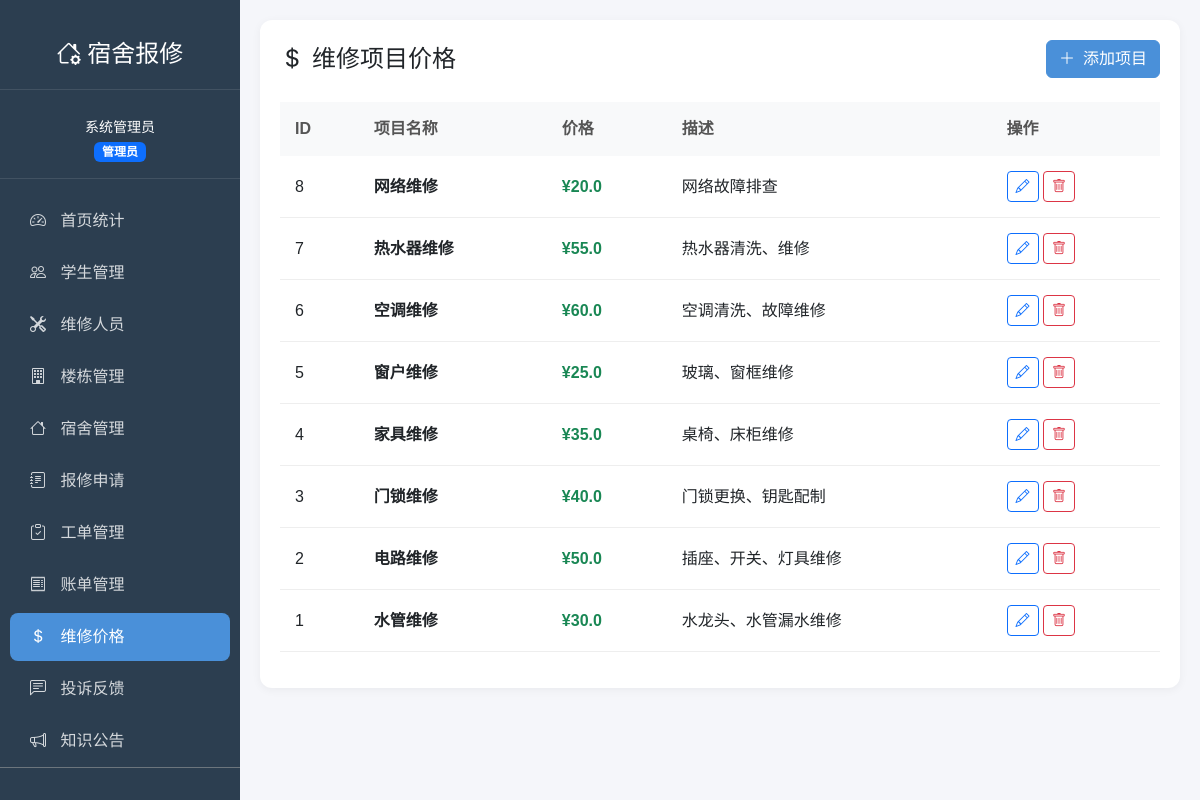
The app's page /admin/repair-items (signed in) with its own data.
### models.py (models this page shows, shortened)
class User(UserMixin, db.Model):
    __tablename__ = 'users'
    id = db.Column(db.Integer, primary_key=True)
    username = db.Column(db.String(50), unique=True, nullable=False)
    password_hash = db.Column(db.String(255), nullable=False)
    name = db.Column(db.String(50), nullable=False)
    role = db.Column(db.String(20), nullable=False)  # admin/worker/student
    phone = db.Column(db.String(20))
    email = db.Column(db.String(100))
    created_at = db.Column(db.DateTime, default=datetime.now)
    student_dormitory = db.relationship('StudentDormitory', backref='student', lazy=True)
    worker_info = db.relationship('Worker', backref='user', uselist=False, lazy=True)

class RepairItem(db.Model):
    __tablename__ = 'repair_items'
    id = db.Column(db.Integer, primary_key=True)
    name = db.Column(db.String(100), nullable=False)
    price = db.Column(db.Float, nullable=False)
    description = db.Column(db.Text)
    repair_requests = db.relationship('RepairRequest', backref='repair_item', lazy=True)

### routes/admin.py (the view)
@admin_bp.route('/repair-items')
def repair_items():
    items = RepairItem.query.order_by(RepairItem.id.desc()).all()
    return render_template('admin/repair_items.html', items=items)

### routes/admin.py (called while the page is built)
@admin_bp.before_request
def check_admin():
    if not current_user.is_authenticated or current_user.role != 'admin':
        if request.endpoint and 'auth' not in request.endpoint:
            flash('您没有权限访问该页面', 'danger')
            return redirect(url_for('auth.login'))

### templates/admin/repair_items.html (shortened to what this page needs)
{% extends "base.html" %}
{% block content %}
<div class="content-card">
    <div class="d-flex justify-content-between align-items-center mb-4">
        <h4 class="mb-0"><i class="bi bi-currency-dollar me-2"></i>维修项目价格</h4>
        <a href="{{ url_for('admin.repair_items_add') }}" class="btn btn-primary">
            <i class="bi bi-plus-lg me-2"></i>添加项目
        </a>
    </div>
    <div class="table-responsive">
        <table class="table table-modern">
            <thead>
                <tr>
                    <th>ID</th>
                    <th>项目名称</th>
                    <th>价格</th>
                    <th>描述</th>
                    <th>操作</th>
                </tr>
            </thead>
            <tbody>
                {% for item in items %}
                <tr>
                    <td>{{ item.id }}</td>
                    <td><strong>{{ item.name }}</strong></td>
                    <td><span class="text-success fw-bold">¥{{ item.price }}</span></td>
                    <td>{{ item.description or '-' }}</td>
                    <td>
                        <a href="{{ url_for('admin.repair_items_edit', id=item.id) }}" class="btn btn-sm btn-outline-primary"><i class="bi bi-pencil"></i></a>
                        <form method="POST" action="{{ url_for('admin.repair_items_delete', id=item.id) }}" style="display:inline;">
                            <button type="submit" class="btn btn-sm btn-outline-danger" onclick="return confirm('确定要删除吗？')"><i class="bi bi-trash"></i></button>
                        </form>
                    </td>
                </tr>
                {% else %}
                <tr><td colspan="5" class="text-center text-muted py-5">暂无维修项目</td></tr>
                {% endfor %}
            </tbody>
        </table>
    </div>
</div>
{% endblock %}

### templates/base.html (shortened to what this page needs)
<!DOCTYPE html>
<html lang="zh-CN">
<head>
    <link href="https://cdn.jsdelivr.net/npm/bootstrap@5.3.0/dist/css/bootstrap.min.css" rel="stylesheet">
    <link href="https://cdn.jsdelivr.net/npm/bootstrap-icons@1.10.0/font/bootstrap-icons.css" rel="stylesheet">
</head>
<body>
    {% if current_user.is_authenticated %}
    <div class="sidebar">
        <div class="logo">
            <h4><i class="bi bi-house-gear"></i> 宿舍报修</h4>
        </div>
        <div class="user-info">
            <small>{{ current_user.name }}</small><br>
            <span class="badge bg-{{ 'primary' if current_user.role == 'admin' else ('success' if current_user.role == 'worker' else 'info') }}">
                {{ '管理员' if current_user.role == 'admin' else ('维修工' if current_user.role == 'worker' else '学生') }}
            </span>
        </div>
        {% if current_user.role == 'admin' %}
        <nav class="nav flex-column mt-3">
            <a class="nav-link {% if request.endpoint == 'admin.index' %}active{% endif %}" href="{{ url_for('admin.index') }}">
                <i class="bi bi-speedometer2"></i> 首页统计
            </a>
            <a class="nav-link {% if 'students' in request.endpoint %}active{% endif %}" href="{{ url_for('admin.students') }}">
                <i class="bi bi-people"></i> 学生管理
            </a>
            <a class="nav-link {% if 'workers' in request.endpoint %}active{% endif %}" href="{{ url_for('admin.workers') }}">
                <i class="bi bi-tools"></i> 维修人员
            </a>
            <a class="nav-link {% if request.endpoint == 'admin.buildings' %}active{% endif %}" href="{{ url_for('admin.buildings') }}">
                <i class="bi bi-building"></i> 楼栋管理
            </a>
            <a class="nav-link {% if request.endpoint == 'admin.dormitories' %}active{% endif %}" href="{{ url_for('admin.dormitories') }}">
                <i class="bi bi-house"></i> 宿舍管理
            </a>
            <a class="nav-link {% if request.endpoint == 'admin.repair_requests' %}active{% endif %}" href="{{ url_for('admin.repair_requests') }}">
                <i class="bi bi-journal-text"></i> 报修申请
            </a>
            <a class="nav-link {% if request.endpoint == 'admin.work_orders' %}active{% endif %}" href="{{ url_for('admin.work_orders') }}">
                <i class="bi bi-clipboard-check"></i> 工单管理
            </a>
            <a class="nav-link {% if request.endpoint == 'admin.bills' %}active{% endif %}" href="{{ url_for('admin.bills') }}">
                <i class="bi bi-receipt"></i> 账单管理
            </a>
            <a class="nav-link {% if request.endpoint == 'admin.repair_items' %}active{% endif %}" href="{{ url_for('admin.repair_items') }}">
                <i class="bi bi-currency-dollar"></i> 维修价格
            </a>
            <a class="nav-link {% if request.endpoint == 'admin.complaints' %}active{% endif %}" href="{{ url_for('admin.complaints') }}">
                <i class="bi bi-chat-left-text"></i> 投诉反馈
            </a>
            <a class="nav-link {% if request.endpoint == 'admin.announcements' %}active{% endif %}" href="{{ url_for('admin.announcements') }}">
                <i class="bi bi-megaphone"></i> 知识公告
            </a>
        </nav>
        {% endif %}
        <div class="mt-auto p-3 border-top border-secondary">
            <a class="nav-link {% if request.endpoint == 'auth.profile' %}active{% endif %}" href="{{ url_for('auth.profile') }}">
            </a>
        </div>
    </div>
    {% endif %}
    <main class="main-content">
        {% block content %}{% endblock %}
    </main>
</body>
</html>

### templates/base.html (style rules this page uses)
:root { --primary-color: #4a90d9; --sidebar-bg: #2c3e50; --sidebar-hover: #34495e; }
body { font-family: 'PingFang SC', 'Microsoft YaHei', sans-serif; background-color: #f5f6fa; }
.sidebar { position: fixed; top: 0; left: 0; height: 100vh; width: 240px; background: var(--sidebar-bg); color: #fff; padding-top: 20px; overflow-y: auto; }
.sidebar .logo { text-align: center; padding: 20px; border-bottom: 1px solid rgba(255,255,255,0.1); margin-bottom: 10px; }
.sidebar .logo h4 { margin: 0; color: #fff; }
.sidebar .user-info { text-align: center; padding: 15px; border-bottom: 1px solid rgba(255,255,255,0.1); }
.sidebar .nav-link { color: rgba(255,255,255,0.8); padding: 12px 20px; margin: 2px 10px; border-radius: 8px; transition: all 0.3s; }
.sidebar .nav-link.active { background: var(--primary-color); color: #fff; }
.sidebar .nav-link i { margin-right: 10px; }
.main-content { margin-left: 240px; padding: 20px; min-height: 100vh; }
.content-card { background: #fff; border-radius: 12px; padding: 20px; box-shadow: 0 2px 10px rgba(0,0,0,0.05); }
.table-modern { border-collapse: separate; border-spacing: 0; }
.table-modern thead th { background: #f8f9fa; border: none; padding: 15px; font-weight: 600; color: #555; }
.table-modern tbody td { border: none; border-bottom: 1px solid #eee; padding: 15px; vertical-align: middle; }
.btn-primary { background: var(--primary-color); border-color: var(--primary-color); }

### records on screen
User: name "系统管理员", role "管理员"
RepairItem: id "8", name "网络维修", price "20.0", description "网络故障排查"
RepairItem: id "7", name "热水器维修", price "55.0", description "热水器清洗、维修"
RepairItem: id "6", name "空调维修", price "60.0", description "空调清洗、故障维修"
RepairItem: id "5", name "窗户维修", price "25.0", description "玻璃、窗框维修"
RepairItem: id "4", name "家具维修", price "35.0", description "桌椅、床柜维修"
RepairItem: id "3", name "门锁维修", price "40.0", description "门锁更换、钥匙配制"
RepairItem: id "2", name "电路维修", price "50.0", description "插座、开关、灯具维修"
RepairItem: id "1", name "水管维修", price "30.0", description "水龙头、水管漏水维修"
